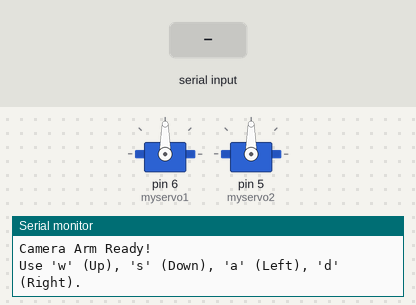
Simulated run of this sketch. Board: Arduino Uno, built with avr-gcc and run on an emulated ATmega328P. Parts: 2 × servo, the last lines printed to the serial monitor. The test bench sets the inputs (shaded band).

Above: at 1.2 s.
1.3 s: "a" received over Serial
At 1.8 s:
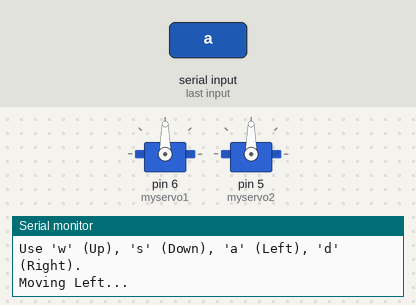
2.8 s: "d" received over Serial
At 4.0 s:
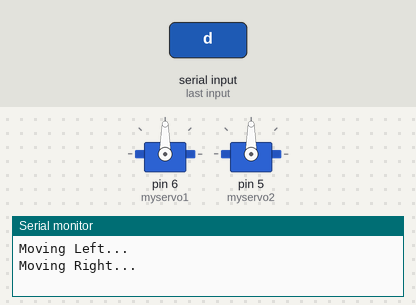
4.3 s: "s" received over Serial
At 5.3 s:
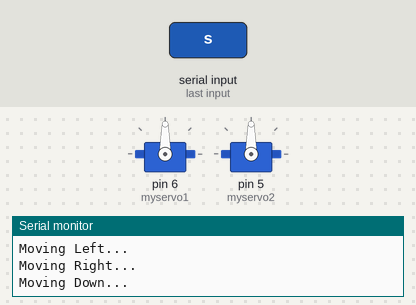
5.8 s: "w" received over Serial
At 6.4 s:
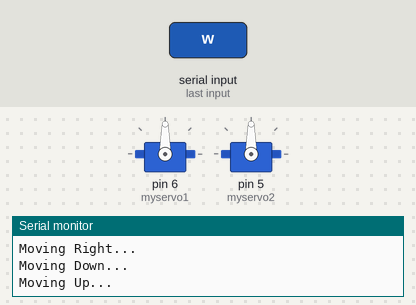
Timing chart, 0 to 8.3 s (numbered marks = the images above; inputs shaded):
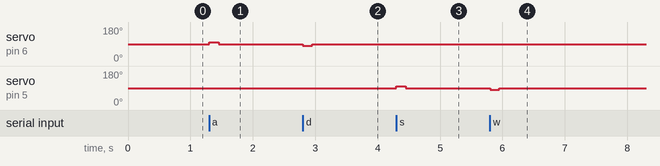

Measured:
- after the input at 1.3 s, servo on pin 6 (myservo1): 90° → 99° at once, → 90° 0.15 s later
- after the input at 2.8 s, servo on pin 6 (myservo1): 90° → 81° at once, → 90° 0.15 s later
- after the input at 4.3 s, servo on pin 5 (myservo2): 90° → 99° at once, → 90° 0.15 s later
- after the input at 5.8 s, servo on pin 5 (myservo2): 90° → 81° at once, → 90° 0.15 s later

The sketch:

sketch_mar9a.ino
```cpp
#include <Servo.h>

Servo myservo1;
Servo myservo2;


int stopSpeed = 1500;
int forwardSpeed = 1600;
int reverseSpeed = 1400;
int nudgeTime = 150;

void setup() {
  Serial.begin(9600);


  myservo1.attach(6, 500, 2500);
  myservo2.attach(5, 500, 2500);

  myservo1.writeMicroseconds(stopSpeed);
  myservo2.writeMicroseconds(stopSpeed);

  Serial.println("Camera Arm Ready!");
  Serial.println("Use 'w' (Up), 's' (Down), 'a' (Left), 'd' (Right).");
}

void loop() {
  if (Serial.available() > 0) {
    char a = Serial.read();


    if (a == 'a') {
      Serial.println("Moving Left...");
      myservo1.writeMicroseconds(forwardSpeed);
      delay(nudgeTime);
      myservo1.writeMicroseconds(stopSpeed);
    }

    else if (a == 'd') {
      Serial.println("Moving Right...");
      myservo1.writeMicroseconds(reverseSpeed);
      delay(nudgeTime);
      myservo1.writeMicroseconds(stopSpeed);
    }
    else if (a == 's') {
      Serial.println("Moving Down...");
      myservo2.writeMicroseconds(forwardSpeed);
      delay(nudgeTime);
      myservo2.writeMicroseconds(stopSpeed);
    }
    else if (a == 'w') {
      Serial.println("Moving Up...");
      myservo2.writeMicroseconds(reverseSpeed);
      delay(nudgeTime);
      myservo2.writeMicroseconds(stopSpeed);
    }
  }
}
```
